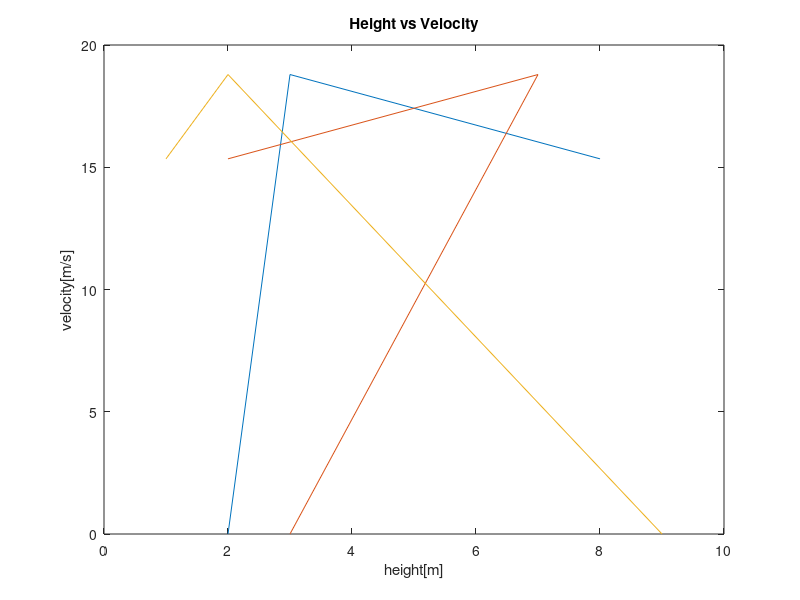

Reproduce this figure in MATLAB.

clear; clc;

x=[-1.1 10; -2 17.4]

y=[120; 174]



x\y

det(x)
%%

x=[0.52 -1; 1.02 -2]

y=[-9.5; -18.8]

x\y

det(x)
%%
x=[10 2 -1; -3 -5 2; 1 1 6]

y=[27; -61.5; -21.5]
x\y
%%
x=linspace(2,15,13)

y=x-1.5
%%

x=[10 2 -1; -3 -6 2; 1 1 5]

[l,u]=lu(x)

%%
x=[10 2 -1; -3 -6 2; 1 1 5]
y=[12; 18; -6]

x\y
%%
x=[8 2 1; 3 7 2; 2 3 9]
[l,u]=lu(x)
det(x)



%%
v=(y*2*9.81).^.5

plot(x,v)
xlabel('height[m]')
ylabel('velocity[m/s]')
title('Height vs Velocity')
%%
x=[15 -3 -1;-3 18 -6;-4 -1 12]
y=[4000; 1200; 2350]

x\y
inv(x)





